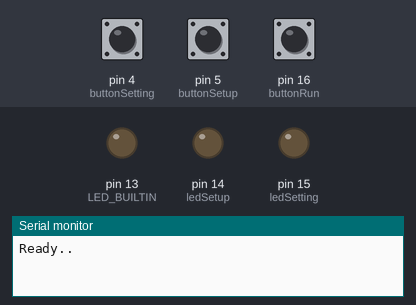
A sketch run on a simulated Arduino Uno, built with avr-gcc and run on an emulated ATmega328P. Shown: output pins drawn as LEDs (lit = HIGH), the last lines printed to the serial monitor. The inputs (shaded band) are chosen by the test bench; at power-on: pin 4 (buttonSetting) LOW, pin 5 (buttonSetup) LOW, pin 16 (buttonRun) LOW.

Above: at 3.2 s.
3.3 s: pin 4 (buttonSetting) pulled HIGH for 0.15 s
At 4.6 s:
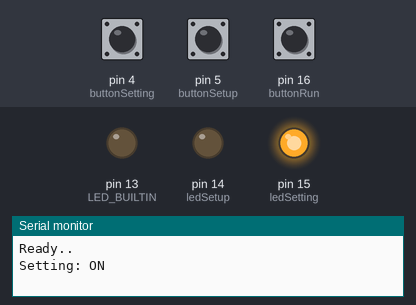
4.9 s: pin 5 (buttonSetup) pulled HIGH for 0.15 s
At 5.9 s:
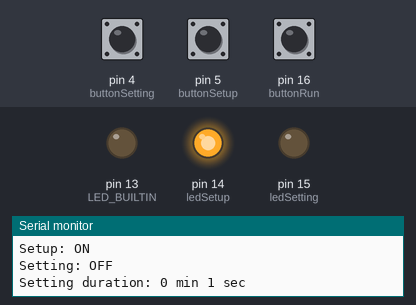
8.1 s: pin 4 (buttonSetting) pulled HIGH for 1 s
At 9.6 s:
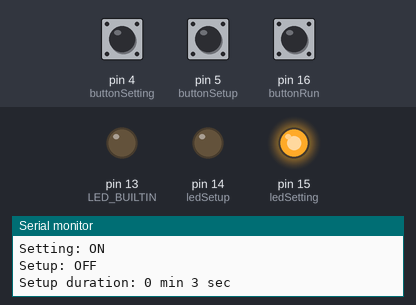
13.1 s: pin 4 (buttonSetting) pulled HIGH for 3.2 s
At 14.1 s:
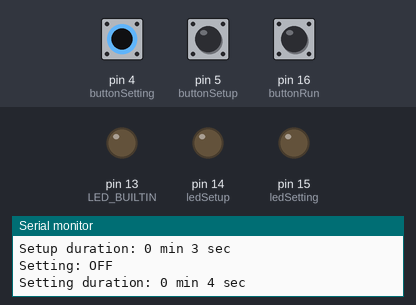
Timing chart, 0 to 16.1 s (numbered marks = the images above; inputs shaded):
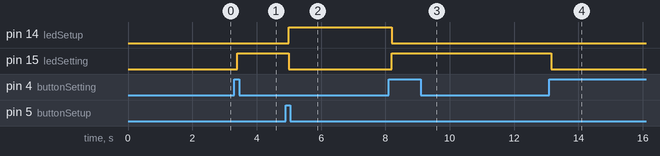

The sketch:

ON-OFF.ino
```cpp
#define buttonSetup 5   // D1
#define ledSetup 14     // D5
#define buttonSetting 4 // D2
#define ledSetting 15   // D8
#define buttonRun 16    // D0
#define ledRun 0        // D3
                        // Clamp D6
                        // Inject D7

int settingState = 0;
int setupState = 0;
int runState = 0;
int prevSettingState = 0;
int prevSetupState = 0;
int prevRunState = 0;
bool setupOn = false;
bool settingOn = false;
bool runOn = false;
unsigned long setupStartTime;
unsigned long setupDuration;
unsigned long settingStartTime;
unsigned long settingDuration;
unsigned long runStartTime;
unsigned long runDuration;
int setupMinute, setupSecond;
int settingMinute, settingSecond;
int runMinute, runSecond;

void setup() {
  Serial.begin(115200);
  delay(2000);
  Serial.println("");
  Serial.println("Ready..");

  pinMode(buttonSetting, INPUT);
  pinMode(buttonSetup, INPUT);
  pinMode(buttonRun, INPUT);
  pinMode(ledRun, OUTPUT);
  pinMode(ledSetting, OUTPUT);
  pinMode(ledSetup, OUTPUT);
  pinMode(LED_BUILTIN, OUTPUT);

  digitalWrite(LED_BUILTIN, LOW);
}

void loop(){
  settingState = digitalRead(buttonSetting);
  setupState = digitalRead(buttonSetup);
  runState = digitalRead(buttonRun);

  if (setupState == HIGH && prevSetupState == LOW) {
    digitalWrite(ledSetup, !digitalRead(ledSetup));
    if (digitalRead(ledSetup) == HIGH) {
      Serial.println("Setup: ON");
      setupOn = true;
      setupStartTime = millis();
      if (settingOn == true){
        digitalWrite(ledSetting, LOW);
        Serial.println("Setting: OFF");
        settingDuration = millis() - settingStartTime;
        Serial.print("Setting duration: ");
        settingMinute = settingDuration / 1000 / 60;
        Serial.print(settingMinute);
        Serial.print(" min ");
        settingSecond = settingDuration / 1000 % 60;
        Serial.print(settingSecond);
        Serial.println(" sec");
        settingOn = false;
      }
      Serial.println("");
    } else {
      Serial.println("Setup: OFF");
      setupOn = false;
      setupDuration = millis() - setupStartTime;
      Serial.print("Setup duration: ");
      setupMinute = setupDuration / 1000 / 60;
      Serial.print(setupMinute);
      Serial.print(" min ");
      setupSecond = setupDuration / 1000 % 60;
      Serial.print(setupSecond);
      Serial.println(" sec");
      Serial.println("");
    }
  }
  prevSetupState = setupState;
  delay(50);

  if (settingState == HIGH && prevSettingState == LOW) {
    digitalWrite(ledSetting, !digitalRead(ledSetting));
    if (digitalRead(ledSetting) == HIGH) {
      Serial.println("Setting: ON");
      settingOn = true;
      settingStartTime = millis();
      if (setupOn == true){
        digitalWrite(ledSetup, LOW);
        Serial.println("Setup: OFF");
        setupDuration = millis() - setupStartTime;
        Serial.print("Setup duration: ");
        setupMinute = setupDuration / 1000 / 60;
        Serial.print(setupMinute);
        Serial.print(" min ");
        setupSecond = setupDuration / 1000 % 60;
        Serial.print(setupSecond);
        Serial.println(" sec");
        setupOn = false;
      }
      Serial.println("");
    } else {
      Serial.println("Setting: OFF");
      settingOn = false;
      settingDuration = millis() - settingStartTime;
      Serial.print("Setting duration: ");
      settingMinute = settingDuration / 1000 / 60;
        Serial.print(settingMinute);
        Serial.print(" min ");
        settingSecond = settingDuration / 1000 % 60;
        Serial.print(settingSecond);
      Serial.println(" sec");
      Serial.println("");
    }
  }
  prevSettingState = settingState;
  delay(50);

  if (runState == HIGH && prevRunState == LOW) {
    digitalWrite(ledRun, !digitalRead(ledRun));
    if (digitalRead(ledRun) == HIGH) {
      Serial.println("Run: ON");
      runOn = true;
      // setupStartTime = millis();
      // if (setupOn == true){
      //   digitalWrite(ledSetup, LOW);
      //   Serial.println("Setup: OFF");
      //   setupDuration = millis() - setupStartTime;
      //   Serial.print("Setup duration: ");
      //   setupMinute = setupDuration / 1000 / 60;
      //   Serial.print(setupMinute);
      //   Serial.print(" min ");
      //   setupSecond = setupDuration / 1000 % 60;
      //   Serial.print(setupSecond);
      //   Serial.println(" sec");
      //   setupOn = false;
      // }
      Serial.println("");
    } else {
      Serial.println("Run: OFF");
      runOn = false;
      // setupDuration = millis() - setupStartTime;
      // Serial.print("Setup duration: ");
      // setupMinute = setupDuration / 1000 / 60;
      // Serial.print(setupMinute);
      // Serial.print(" min ");
      // setupSecond = setupDuration / 1000 % 60;
      // Serial.print(setupSecond);
      // Serial.println(" sec");
      Serial.println("");
    }
  }
  prevRunState = runState;
  delay(50);
}
```

Measured:
- after the input at 3.3 s, pin 15 (ledSetting): LOW → HIGH after 0.10 s
- after the input at 4.9 s, pin 14 (ledSetup): LOW → HIGH after 0.10 s; pin 15 (ledSetting): HIGH → LOW after 0.10 s
- after the input at 8.1 s, pin 14 (ledSetup): HIGH → LOW after 0.10 s; pin 15 (ledSetting): LOW → HIGH after 0.10 s
- after the input at 13.1 s, pin 15 (ledSetting): HIGH → LOW after 0.05 s
